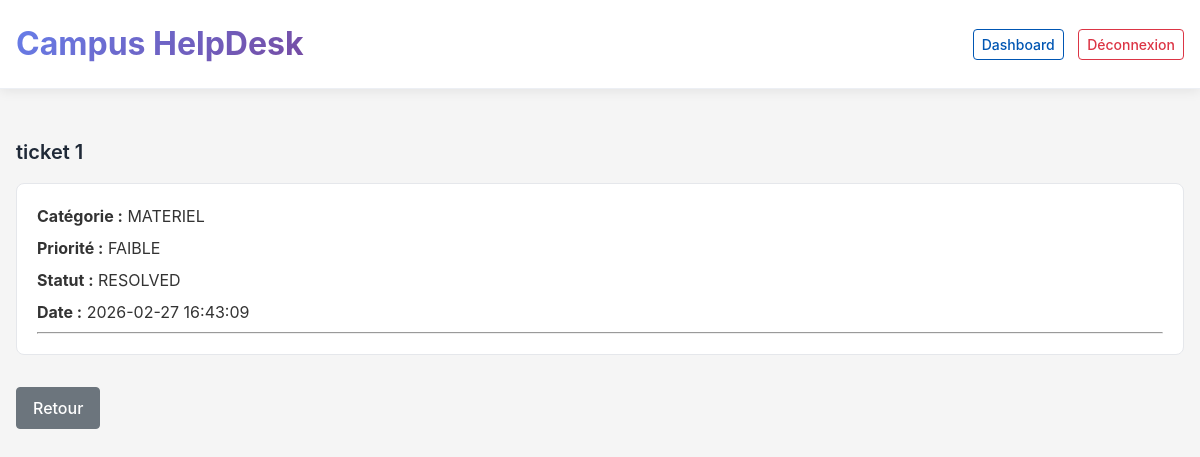
Screenshot of /index.php?route=ticket-show&id=1 (signed in) with the database file from the repository.
### tables this page shows
CREATE TABLE `tickets` (
  `id` int(11) NOT NULL,
  `titre` varchar(150) NOT NULL,
  `description` text NOT NULL,
  `categorie` varchar(50) NOT NULL,
  `priorite` enum('FAIBLE','MOYENNE','ELEVEE') NOT NULL,
  `statut` enum('OPEN','IN_PROGRESS','RESOLVED','CLOSED') NOT NULL DEFAULT 'OPEN',
  `auteur_id` int(11) NOT NULL,
  `technicien_id` int(11) DEFAULT NULL,
  `created_at` datetime DEFAULT CURRENT_TIMESTAMP,
  `updated_at` datetime DEFAULT NULL
);

### app/core/View.php (called while the page is built, shortened)
<?php
final class View {
  public static function render(string $view, array $data = []){
    require __DIR__ . "/../views/layouts/main.php";
  }
}

### app/controllers/TicketController.php (called while the page is built, shortened)
<?php
require_once __DIR__ . '/../core/View.php';
require_once __DIR__ . '/../models/TicketModel.php';
final class TicketController {
  public function show() {
    $user = Auth::user();
    $id = isset($_GET['id']) ? (int)$_GET['id'] : 0;
    $ticketModel = new TicketModel();
    $messageModel = new MessageModel();
    $ticket = $ticketModel->findById($id);
    $messages = $messageModel->findByTicket($id);
    View::render('tickets/show', [
        'ticket' => $ticket,
        'messages' => $messages,
        'user' => $user
    ]);
}
}

### index.php (called while the page is built, shortened)
<?php
$route = isset($_GET['route']) ? $_GET['route'] : '';
Router::dispatch($route);

### app/core/Database.php (called while the page is built, shortened)
<?php
final class Database {
  private static $pdo = null;
  public static function pdo(){
    if (self::$pdo === null) {
      $dsn = "mysql:host=127.0.0.1;dbname=campus_helpdesk;charset=utf8mb4";
      self::$pdo = new PDO($dsn, "root", "root", [
        PDO::ATTR_ERRMODE => PDO::ERRMODE_EXCEPTION,
        PDO::ATTR_DEFAULT_FETCH_MODE => PDO::FETCH_ASSOC,
        PDO::ATTR_EMULATE_PREPARES => false,
      ]);
    }
    return self::$pdo;
  }
}

### app/models/TicketModel.php (called while the page is built, shortened)
<?php
require_once __DIR__ . '/../core/Database.php';
final class TicketModel {
  public function findById($id) {
    $sql = "SELECT * FROM tickets WHERE id = :id";
    $stmt = Database::pdo()->prepare($sql);
    $stmt->execute(['id' => $id]);
    return $stmt->fetch();
  }
}

### app/views/tickets/show.php (the view, shortened to what this page needs)
<h1 class="page-title-sm space-bottom-md"><?= htmlspecialchars($ticket['titre']) ?></h1>
<div class="ui-card">
  <div class="ui-card-body">
    <p><strong>Catégorie :</strong> <?= htmlspecialchars($ticket['categorie']) ?></p>
    <p><strong>Priorité :</strong> <?= htmlspecialchars($ticket['priorite']) ?></p>
    <p><strong>Statut :</strong> <?= htmlspecialchars($ticket['statut']) ?></p>
    <p><strong>Date :</strong> <?= htmlspecialchars($ticket['created_at']) ?></p>
  <hr>
  </div>
</div>
<a href="index.php?route=tickets" class="ui-btn ui-btn-secondary space-top-md">
  Retour
</a>

### public/assets/css/style.css (style rules this page uses)
* { margin: 0; padding: 0; box-sizing: border-box; }
html, body { height: 100%; }
body { font-family: -apple-system, BlinkMacSystemFont, "Segoe UI", Roboto, "Helvetica Neue", Arial, sans-serif; font-size: 1rem; line-height: 1.5; color: #333; background-color: #f5f5f5; }
h1, h2, h3, h4, h5, h6 { font-weight: 600; margin-bottom: 1rem; }
h1 { font-size: 2rem; }
p { margin-bottom: 0.5rem; }
a { color: #0056b3; text-decoration: none; transition: color 0.3s ease; }
.app-body { background-color: #f5f5f5; }
.page-title-sm { font-size: 1.25rem; font-weight: 600; color: #1f2937; }
.space-bottom-md { margin-bottom: 1rem; }
.space-top-md { margin-top: 1rem; }
.ui-card { background-color: #fff; border: 1px solid #e5e7eb; border-radius: 0.5rem; overflow: hidden; margin-bottom: 1rem; }
.ui-card-body { padding: 1.25rem; }
.ui-btn { display: inline-block; padding: 0.5rem 1rem; border: 1px solid transparent; border-radius: 0.25rem; font-size: 1rem; font-weight: 500; cursor: pointer; text-decoration: none; text-align: center; transition: all 0.2s ease; }
.ui-btn-secondary { background-color: #6c757d; color: #fff; border-color: #6c757d; }

### rows the page displays
tickets: titre "ticket 1", categorie "MATERIEL", priorite "FAIBLE", statut "RESOLVED", created_at "2026-02-27 16:43:09"
